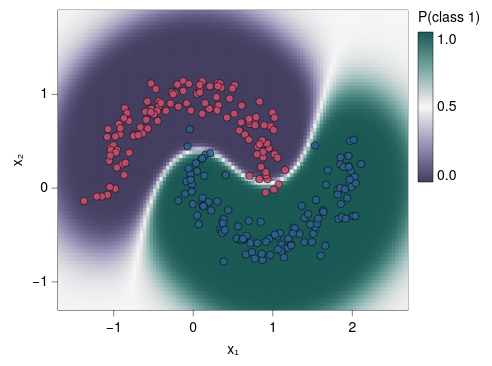

The Vega-Lite source for this figure:
### Vega-Lite specification from a JSON file in a GitHub repository (floating-point values rounded to 4 significant figures; data arrays with more than 128 entries replaced by an {"elided": "..."} marker saying what was removed)
{"background": null, "config": {"arc": {"fill": "#DBDBDB", "fillOpacity": 1.0, "innerRadius": 37.5, "padAngle": 0.03, "stroke": "black", "strokeOpacity": 1, "strokeWidth": 0.25}, "area": {"fill": "#DBDBDB", "fillOpacity": 1.0, "stroke": "black", "strokeOpacity": 1, "strokeWidth": 0.25}, "axis": {"domain": true, "domainCap": "round", "domainColor": "black", "domainWidth": 0.25, "grid": false, "gridCap": "round", "gridColor": "#F1F1F1", "gridDash": [0, 0], "gridOpacity": 1.0, "gridWidth": 0.25, "labelColor": "black", "labelFont": "Helvetica Neue, HelveticaNeue, Helvetica, Arial, sans-serif", "labelFontSize": 7, "labelFontStyle": "normal", "labelFontWeight": 400, "offset": 0, "ticks": true, "tickCap": "round", "tickColor": "black", "tickRound": false, "tickSize": 3, "tickWidth": 0.25, "titleColor": "black", "titleFont": "Helvetica Neue, HelveticaNeue, Helvetica, Arial, sans-serif", "titleFontSize": 7, "titleFontStyle": "normal", "titleFontWeight": 400}, "axisX": {"domain": true, "labelAlign": "center", "labelAngle": 0, "labels": true, "ticks": true, "translate": 0}, "axisY": {"domain": true, "labelAlign": "right", "labelAngle": 0, "labels": true, "ticks": true, "translate": 0}, "axisRight": {"domain": true, "labelAlign": "left", "labelAngle": 0, "labels": true, "ticks": true, "translate": 0}, "axisTop": {"domain": true, "labelAlign": "center", "labelAngle": 0, "labels": true, "ticks": true, "translate": 0}, "axisBand": {"tickOffset": 0}, "bar": {"fill": "#DBDBDB", "fillOpacity": 1.0, "stroke": "black", "strokeOpacity": 1, "strokeWidth": 0.25}, "boxplot": {"size": 13.5, "ticks": {"cornerRadius": 0.25, "fill": "black", "opacity": 1, "size": 6.75, "thickness": 0.25}, "box": {"fillOpacity": 1.0, "stroke": "black", "strokeOpacity": 1, "strokeWidth": 0.25}, "median": {"cornerRadius": 0, "fill": "black", "fillOpacity": 1.0, "opacity": 1, "size": 13.5, "thickness": 0.25}, "rule": {"fill": "black", "fillOpacity": 1.0, "size": 15.0, "stroke": "black", "strokeDash": [0, 0], "strokeOpacity": 1, "strokeWidth": 0.25}, "outliers": {"color": "black", "fill": "black", "fillOpacity": 1.0, "size": 0, "stroke": "black", "strokeOpacity": 1, "strokeWidth": 0.25}}, "circle": {"fill": "black", "fillOpacity": 1.0, "size": 1.875, "stroke": null, "strokeOpacity": 1, "strokeWidth": 0.25}, "errorband": {"band": {"fillOpacity": 0.6, "stroke": null, "strokeWidth": 0.25, "strokeOpacity": 1}, "borders": {"opacity": 0, "strokeOpacity": 0.25, "strokeWidth": 1}}, "errorbar": {"opacity": 1, "rule": {"strokeDash": [0, 0], "strokeWidth": 0.25}, "ticks": {"color": "black", "cornerRadius": 0.125, "opacity": 1, "size": 9.0, "thickness": 0.25}, "thickness": 0.25}, "font": "Helvetica Neue, HelveticaNeue, Helvetica, Arial, sans-serif", "geoshape": {"fill": "#DBDBDB", "fillOpacity": 1.0, "stroke": "black", "strokeOpacity": 1, "strokeWidth": 0.25}, "header": {"labelColor": "black", "labelFont": "Helvetica Neue, HelveticaNeue, Helvetica, Arial, sans-serif", "labelFontSize": 7, "labelFontStyle": "normal", "labelFontWeight": 400, "titleColor": "black", "titleFont": "Helvetica Neue, HelveticaNeue, Helvetica, Arial, sans-serif", "titleFontSize": 7, "titleFontStyle": "normal", "titleFontWeight": 400, "titlePadding": 0}, "legend": {"disable": false, "offset": 4.5, "titlePadding": 4, "labelOffset": 2, "gradientLabelOffset": 2, "gradientLength": 75.0, "gradientThickness": 7.5, "gradientOpacity": 1.0, "gradientStrokeColor": "black", "gradientStrokeWidth": 0.25, "labelColor": "black", "labelFont": "Helvetica Neue, HelveticaNeue, Helvetica, Arial, sans-serif", "labelFontSize": 7, "labelFontStyle": "normal", "labelFontWeight": 400, "strokeColor": "black", "strokeWidth": 0, "symbolSize": 42, "symbolStrokeColor": "black", "symbolStrokeWidth": 0.25, "titleColor": "black", "titleFont": "Helvetica Neue, HelveticaNeue, Helvetica, Arial, sans-serif", "titleFontSize": 7, "titleFontStyle": "normal", "titleFontWeight": 400}, "line": {"color": "black", "stroke": "black", "strokeCap": "butt", "strokeDash": [0, 0], "strokeOpacity": 1, "strokeWidth": 0.5}, "point": {"filled": true, "fill": "#DBDBDB", "fillOpacity": 1.0, "size": 7.5, "stroke": "black", "strokeOpacity": 1, "strokeWidth": 0.25}, "range": {"category": ["#B2B2B2", "#4A7CD3", "#008542", "#664CAF", "#509F98", "#636363", "#284F93", "#005226", "#382864", "#285753"], "diverging": {"scheme": ["#443E60", "#5F597E", "#7C759B", "#9994B6", "#B7B4CC", "#D6D5DC", "#F6F6F6", "#D1DAD9", "#A4C2BF", "#7AA9A4", "#578E89", "#37736E", "#1B5954"]}, "heatmap": {"scheme": ["#440154", "#472270", "#433E82", "#38598C", "#2C728E", "#238A8D", "#24A086", "#39B578", "#5DC862", "#96D646", "#CAE02D", "#FDE724"]}, "ordinal": {"scheme": ["#F1F1F1", "#DBDBDB", "#C6C6C6", "#B2B2B2", "#9D9D9D", "#898989", "#767676", "#636363", "#515151", "#404040", "#2F2F2F", "#1F1F1F"]}, "ramp": {"scheme": ["#440154", "#472270", "#433E82", "#38598C", "#2C728E", "#238A8D", "#24A086", "#39B578", "#5DC862", "#96D646", "#CAE02D", "#FDE724"]}}, "rule": {"color": "black", "stroke": "black", "strokeCap": "round", "strokeDash": [2, 2], "strokeOpacity": 1, "strokeWidth": 0.25}, "scale": {"barBandPaddingInner": 0.1, "rectBandPaddingInner": 0, "tickBandPaddingInner": 0.1, "bandPaddingOuter": 0.1, "bandWithNestedOffsetPaddingInner": 0.2, "bandWithNestedOffsetPaddingOuter": 0.2, "offsetBandPaddingInner": 0, "offsetBandPaddingOuter": 0, "round": false}, "rect": {"fill": "#DBDBDB", "fillOpacity": 1.0, "stroke": "black", "strokeOpacity": 1, "strokeWidth": 0.25}, "square": {"fill": "#DBDBDB", "fillOpacity": 1.0, "size": 15.0, "stroke": "black", "strokeOpacity": 1, "strokeWidth": 0.25}, "text": {"color": "black", "font": "Helvetica Neue, HelveticaNeue, Helvetica, Arial, sans-serif", "fontSize": 7, "fontStyle": "normal", "fontWeight": 400}, "tick": {"color": "black", "cornerRadius": 0.125, "opacity": 1.0, "size": 13.5, "thickness": 0.25}, "title": {"anchor": "middle", "frame": "group", "color": "black", "font": "Helvetica Neue, HelveticaNeue, Helvetica, Arial, sans-serif", "fontSize": 7, "fontStyle": "normal", "fontWeight": 400, "subtitleColor": "black", "subtitleFont": "Helvetica Neue, HelveticaNeue, Helvetica, Arial, sans-serif", "subtitleFontSize": "Helvetica Neue, HelveticaNeue, Helvetica, Arial, sans-serif", "subtitleFontStyle": "normal", "subtitleFontWeight": 400}, "trail": {"color": "black", "opacity": 1, "size": 0.5}, "view": {"continuousWidth": 175, "continuousHeight": 150, "discreteWidth": 175, "discreteHeight": 150, "fill": null, "stroke": "black", "strokeWidth": 0.25}}, "layer": [{"data": {"name": "data-a8b8d0997e4843145741a87417fa5c85"}, "mark": {"type": "rect", "clip": true, "stroke": null}, "encoding": {"color": {"field": "p", "scale": {"domainMid": 0.5}, "title": "P(class 1)", "type": "quantitative"}, "x": {"field": "x0", "scale": {"domain": [-1.7, 2.7], "nice": false}, "title": "x₁", "type": "quantitative"}, "x2": {"field": "x1"}, "y": {"field": "y0", "scale": {"domain": [-1.3, 1.9], "nice": false}, "title": "x₂", "type": "quantitative"}, "y2": {"field": "y1"}}}, {"data": {"name": "data-5986bbc1ae9793c3c74c3ebbb64d95b1"}, "mark": {"type": "circle", "opacity": 0.9, "size": 14, "stroke": "black", "strokeWidth": 0.3}, "encoding": {"color": {"field": "class", "legend": null, "scale": {"range": ["#C2506E", "#2C5F8A"]}, "type": "nominal"}, "x": {"field": "x", "type": "quantitative"}, "y": {"field": "y", "type": "quantitative"}}}], "$schema": "https://vega.github.io/schema/vega-lite/v6.4.1.json", "datasets": {"data-a8b8d0997e4843145741a87417fa5c85": {"elided": "8640 records"}, "data-5986bbc1ae9793c3c74c3ebbb64d95b1": {"elided": "240 records"}}}
